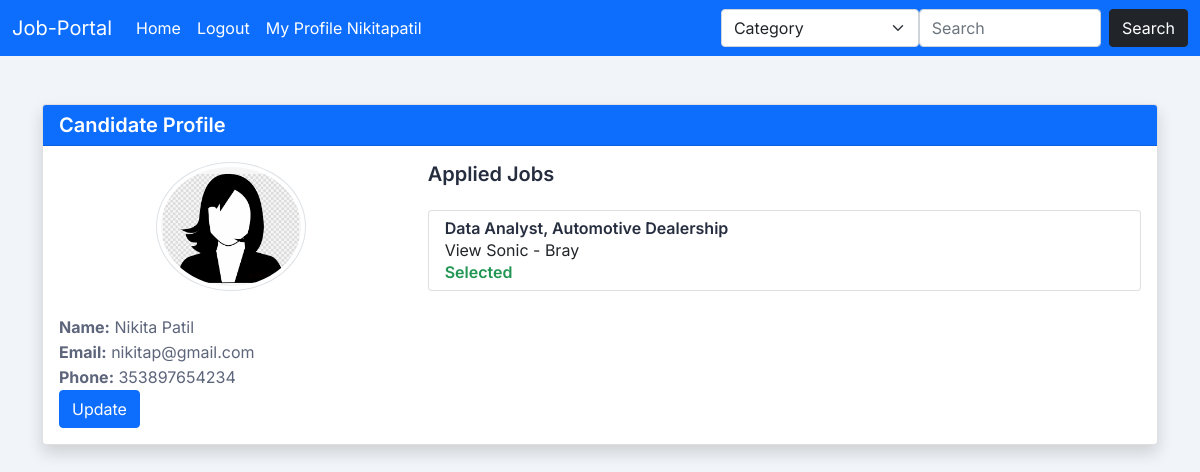
Page /candidate-profile/ (signed in) on the committed database.
### src/models.py (models this page shows, shortened)
class candidate(models.Model):
    user       = models.ForeignKey(User, on_delete=models.CASCADE , related_name='candidate')
    name       = models.CharField(max_length=100)
    email      = models.EmailField( null=True, blank=True, )
    phone      = models.PositiveIntegerField( null=True, blank=True, )
    profile     = models.ImageField(upload_to='Profile/' ,default="default.png" )
    created_at           = models.DateTimeField(auto_now_add=True)
    updated_at           = models.DateTimeField(auto_now=True)

class applied_job(models.Model):
    new_job_id      = models.ForeignKey(new_job, on_delete=models.CASCADE , related_name='new_job')
    candidate_id    = models.ForeignKey(candidate, on_delete=models.CASCADE , related_name='candidate')
    city            = models.ForeignKey(city , on_delete=models.CASCADE)
    address         = models.CharField(max_length=100 )
    experience      = models.CharField(max_length=100 )
    cover_letter     = models.TextField()
    resume          = models.FileField(upload_to='Resumes/' )
    selected        = models.BooleanField(default=False)
    rejected        = models.BooleanField(default=False)
    status          = models.BooleanField(default=False)

class new_job(models.Model):
    title       = models.CharField(max_length=100)
    description = models.TextField()
    city        = models.ForeignKey(city , on_delete=models.CASCADE)
    salary      = models.PositiveIntegerField()
    company     = models.CharField(max_length=100)
    contact     = models.CharField(max_length=100)
    email       = models.EmailField()
    address     = models.CharField(max_length=100)
    category    = models.ForeignKey(job_category , on_delete=models.CASCADE)
    created_at  = models.DateTimeField(auto_now_add=True)
    updated_at  = models.DateTimeField(auto_now=True)
    class Meta:
        ordering = ['-created_at']

class city(models.Model):
    city_name =  models.CharField(max_length=100)
    def __str__(self):
        return self.city_name
    class Meta:
        ordering = ['city_name']

### src/views.py (the view)
# urls.py: path('candidate-profile/', candidate_profile, name='candidate_profile'),
def candidate_profile(request):
    get_user = candidate.objects.get(user=request.user)
    applied_jobs=applied_job.objects.filter(candidate_id=get_user)
    context={
        'candidate': get_user ,
        'jobs': applied_jobs
    }
    return render(request , 'candidate-profile.html' , context)

### src/templates/candidate-profile.html (shortened to what this page needs)
{% extends "base.html" %}
{% load static %}
{% block content %}
<div class="container mt-5">
    <div class="row justify-content-center">
        <div class="col-md-12">
            <div class="card shadow">
                <div class="card-header bg-primary text-white">
                    <h4 class="text-white">Candidate Profile</h4>
                </div>
                <div class="card-body">
                    <div class="row">
                        <div class="col-md-4">
                            <div class="text-center mb-4">
                                <img src="{{ candidate.profile.url }}" alt="Profile Image" class="img-thumbnail rounded-circle" style="max-width: 150px; max-height: 150px;">
                            </div>
                            <p><strong>Name:</strong> {{ candidate.name }}</p>
                            <p><strong>Email:</strong> {{ candidate.email }}</p>
                            <p><strong>Phone:</strong> {{ candidate.phone }}</p>
                            <a class="btn btn-primary" href="{% url 'src:candidate_profile_update' %}" role="button">Update</a>
                        </div>
                        <div class="col-md-8">
                            <h4 class="mb-4">Applied Jobs</h4>
                            {% if jobs %}
                                <ul class="list-group">
                                    {% for job in jobs %}
                                        <li class="list-group-item">
                                            <h6>{{ job.new_job_id.title }}</h6>
                                            <p>{{ job.new_job_id.company }} - {{ job.city }}</p>
                                            {% if job.selected %}
                                                    <h6 class="text-success">Selected </h6>
                                            {% elif job.rejected %}
                                            <h6 class="text-danger"> Rejected </h6>
                                            {% else %}
                                            <h6 class="text-dark"> Pending </h6>
                                            {% endif %}
                                        </li>
                                    {% endfor %}
                                </ul>
                            {% else %}
                                <p>No applied jobs yet.</p>
                            {% endif %}
                        </div>
                    </div>
                </div>
            </div>
        </div>
    </div>
</div>
{% endblock %}

### src/templates/base.html (shortened to what this page needs)
{% load static %}
<!doctype html>
<html lang="en">
  <head>
    <link href="https://cdn.jsdelivr.net/npm/bootstrap@5.1.3/dist/css/bootstrap.min.css" rel="stylesheet">
    <link rel="stylesheet" href="{% static 'assets/css/bootstrap.min.css'   %}" />
    <link rel="stylesheet" href="{% static 'assets/css/LineIcons.css'   %}" />
    <link rel="stylesheet" href="{% static 'assets/css/quill/bubble.css'   %}" />
    <link rel="stylesheet" href="{% static 'assets/css/quill/snow.css'   %}" />
    <link rel="stylesheet" href="{% static 'assets/css/fullcalendar.css'   %}" />
    <link rel="stylesheet" href="{% static 'assets/css/morris.css'   %}" />
    <link rel="stylesheet" href="{% static 'assets/css/vanilla-dataTables.min.css'   %}" />
    <link rel="stylesheet" href="{% static 'assets/css/main.css'   %}" />
  </head>
  <header>
    <nav class="navbar navbar-expand-lg bg-primary">
      <div class="container-fluid">
        <a class="navbar-brand text-white" href="/">Job-Portal</a>
        <div class="collapse navbar-collapse" id="navbarSupportedContent">
          <ul class="navbar-nav me-auto mb-2 mb-lg-0">
            <li class="nav-item">
              <a class="nav-link active text-white" aria-current="page" href="/">Home</a>
            </li>
            {% if user.is_authenticated %}
            <li class="nav-item">
              <a class="nav-link text-white" href="{% url 'src:logout' %}">Logout</a>
            </li>
            <li class="nav-item">
              <a class="nav-link text-white" href="{% url 'src:candidate_profile' %}">My Profile {{user.username|title}}</a>
            </li>
            {% endif %}
          </ul>
          <form class="d-flex" role="search" method="POST">
              <select class="form-select" name="query_type">
                <option value="category">Category</option>
              </select>
            <input class="form-control me-2" type="search" placeholder="Search" aria-label="Search" name="search_key">
            <button class="btn btn-dark" type="submit">Search</button>
          </form>
        </div>
      </div>
    </nav>
  </header>
  <body>
    {% block content %}
    {% endblock %}
  </body>
</html>

### static/assets/css/fullcalendar.css (style rules this page uses)
:root { --fc-daygrid-event-dot-width: 8px; }
:root { --fc-list-event-dot-width: 10px; --fc-list-event-hover-bg-color: #f5f5f5; }

### rows in the picture
candidate: profile (placeholder picture), name "Nikita Patil", email "nikitap@gmail.com", phone "353897654234"
applied_job: new_job_id "Data Analyst, Automotive Dealership", new_job_id.company "View Sonic", city "Bray", selected "Selected"

### other values in the picture
{{ user.username|title }} "Nikitapatil"
